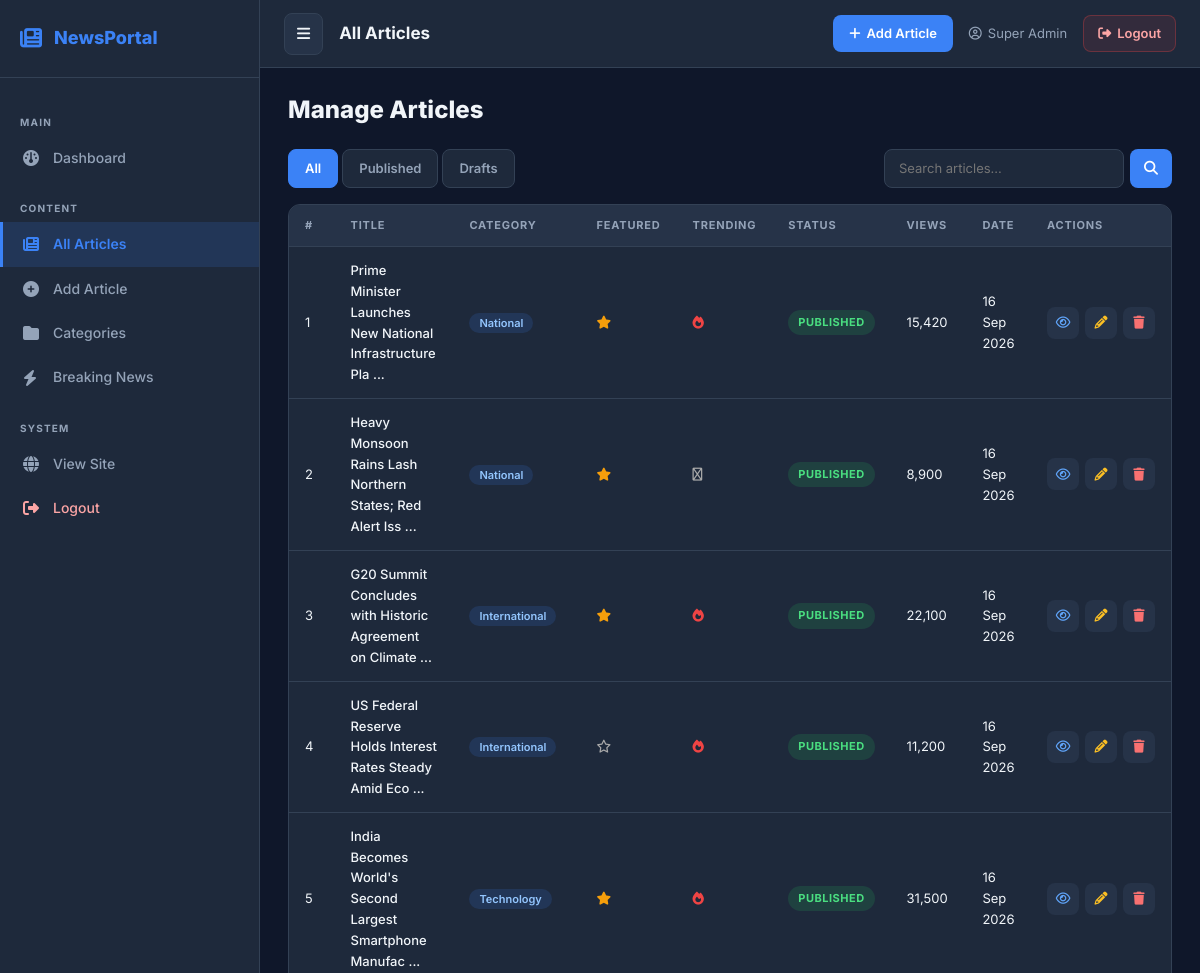
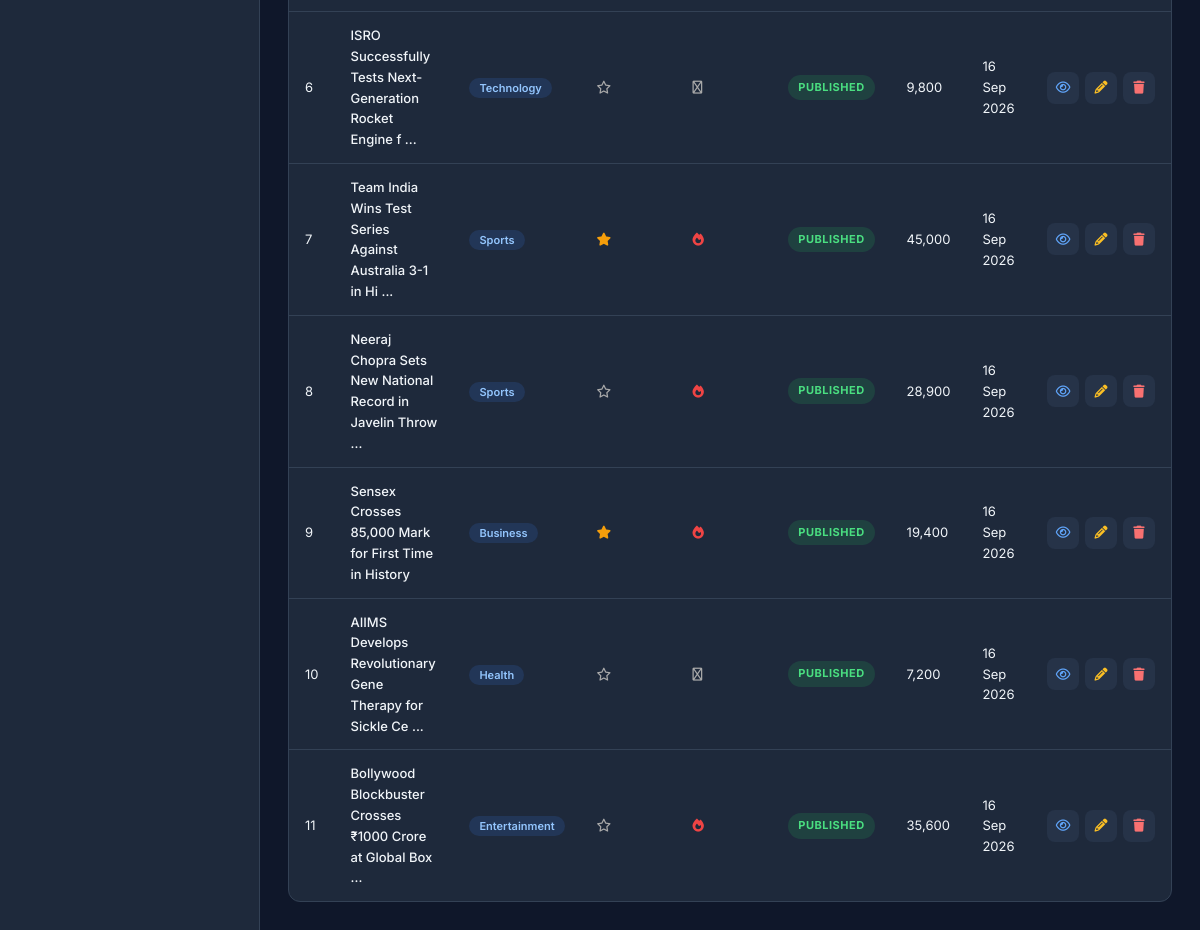
Page /admin/news.php (signed in) on the committed database (2 pictures, top to bottom).
### tables this page shows
CREATE TABLE IF NOT EXISTS `news` (
    `id`                INT(11) UNSIGNED NOT NULL AUTO_INCREMENT,
    `category_id`       INT(11) UNSIGNED NOT NULL,
    `title`             VARCHAR(300) NOT NULL,
    `slug`              VARCHAR(350) NOT NULL UNIQUE,
    `short_description` TEXT,
    `content`           LONGTEXT,
    `featured_image`    VARCHAR(255) DEFAULT NULL,
    `author_name`       VARCHAR(150) NOT NULL DEFAULT 'Admin',
    `status`            ENUM('published','draft') NOT NULL DEFAULT 'draft',
    `is_featured`       TINYINT(1) NOT NULL DEFAULT 0,
    `is_trending`       TINYINT(1) NOT NULL DEFAULT 0,
    `views`             INT(11) UNSIGNED NOT NULL DEFAULT 0,
    `published_at`      DATETIME DEFAULT NULL,
    `created_at`        TIMESTAMP NOT NULL DEFAULT CURRENT_TIMESTAMP,
    `updated_at`        TIMESTAMP NOT NULL DEFAULT CURRENT_TIMESTAMP ON UPDATE CURRENT_TIMESTAMP,
    PRIMARY KEY (`id`),
    KEY `idx_category`   (`category_id`),
    KEY `idx_status`     (`status`),
    KEY `idx_featured`   (`is_featured`),
    KEY `idx_trending`   (`is_trending`),
    KEY `idx_published`  (`published_at`),
    CONSTRAINT `fk_news_category` FOREIGN KEY (`category_id`) REFERENCES `categories`(`id`) ON DELETE CASCADE
);

CREATE TABLE IF NOT EXISTS `categories` (
    `id`         INT(11) UNSIGNED NOT NULL AUTO_INCREMENT,
    `name`       VARCHAR(100) NOT NULL,
    `slug`       VARCHAR(120) NOT NULL UNIQUE,
    `status`     TINYINT(1) NOT NULL DEFAULT 1,
    `created_at` TIMESTAMP NOT NULL DEFAULT CURRENT_TIMESTAMP,
    PRIMARY KEY (`id`)
);

### includes/functions.php (called while the page is built, shortened)
<?php
require_once __DIR__ . '/../config/database.php';
function clean($value)
{
    return htmlspecialchars(
        $value ?? '',
        ENT_QUOTES,
        'UTF-8'
    );
}
function getAdmin()
{
    global $conn;
    $id = (int) $_SESSION['admin_id'];
    $stmt = $conn->prepare("
        SELECT id, name, email, role
        FROM admins
        WHERE id = ?
        LIMIT 1
    ");
    $stmt->bind_param("i", $id);
    $stmt->execute();
    $result = $stmt->get_result();
    return $result->fetch_assoc();
}
?>

### admin/news.php (the view, shortened to what this page needs)
<?php
require_once "../includes/functions.php";
$admin = getAdmin();
global $conn;
$filter = $_GET['status'] ?? 'all';
$search = trim($_GET['q'] ?? '');
$where = "WHERE 1=1";
$newsList = [];
$result = $conn->query("
    SELECT news.*, categories.name AS category_name
    FROM news
    LEFT JOIN categories ON news.category_id = categories.id
    $where
    ORDER BY news.created_at DESC
    LIMIT 50
");
if ($result) {
    while ($row = $result->fetch_assoc()) {
        $newsList[] = $row;
    }
}
?>
<!DOCTYPE html>
<html lang="en">
<head>
    <link href="https://cdn.jsdelivr.net/npm/bootstrap@5.3.3/dist/css/bootstrap.min.css" rel="stylesheet">
    <link rel="stylesheet" href="https://cdnjs.cloudflare.com/ajax/libs/font-awesome/6.5.2/css/all.min.css">
    <link rel="stylesheet" href="../assets/css/admin.css">
</head>
<body class="admin-body">
    <?php include "sidebar.php"; ?>
    <div class="admin-main" id="adminMain">
        <div class="admin-topbar">
            <button class="sidebar-toggle" onclick="toggleSidebar()">
                <i class="fa-solid fa-bars"></i>
            </button>
            <div class="topbar-title">All Articles</div>
            <div class="topbar-right">
                <a href="add-news.php" class="btn-add-news">
                    <i class="fa-solid fa-plus"></i>
                    Add Article
                </a>
                <span class="admin-name">
                    <i class="fa-regular fa-user-circle"></i>
                    <?= clean($admin['name'] ?? 'Admin'); ?>
                </span>
                <a href="logout.php" class="logout-btn">
                    <i class="fa-solid fa-right-from-bracket"></i>
                    Logout
                </a>
            </div>
        </div>
        <div class="admin-content">
            <h1 class="admin-page-title">Manage Articles</h1>
            <div class="news-filters">
                <div class="filter-tabs">
                    <a href="news.php" class="filter-tab <?= $filter === 'all' ? 'active' : ''; ?>">
                        All
                    </a>
                    <a href="news.php?status=published" class="filter-tab <?= $filter === 'published' ? 'active' : ''; ?>">
                        Published
                    </a>
                    <a href="news.php?status=draft" class="filter-tab <?= $filter === 'draft' ? 'active' : ''; ?>">
                        Drafts
                    </a>
                </div>
                <form method="GET" action="news.php" class="filter-search">
                    <input
                        type="text"
                        name="q"
                        placeholder="Search articles..."
                        value="<?= clean($search); ?>"
                    >
                    <button type="submit">
                        <i class="fa-solid fa-magnifying-glass"></i>
                    </button>
                </form>
            </div>
            <div class="admin-card">
                <div class="admin-table-wrapper">
                    <table class="admin-table">
                        <thead>
                            <tr>
                                <th>#</th>
                                <th>Title</th>
                                <th>Category</th>
                                <th>Featured</th>
                                <th>Trending</th>
                                <th>Status</th>
                                <th>Views</th>
                                <th>Date</th>
                                <th>Actions</th>
                            </tr>
                        </thead>
                        <tbody>
                            <?php foreach ($newsList as $i => $article): ?>
                                <tr>
                                    <td><?= $i + 1; ?></td>
                                    <td class="article-title-cell">
                                        <?= clean(mb_substr($article['title'], 0, 55)); ?>
                                        <?= strlen($article['title']) > 55 ? '...' : ''; ?>
                                    </td>
                                    <td>
                                        <span class="cat-badge">
                                            <?= clean($article['category_name']); ?>
                                        </span>
                                    </td>
                                    <td>
                                        <?php if ($article['is_featured']): ?>
                                            <i class="fa-solid fa-star" style="color:#f59e0b"></i>
                                        <?php else: ?>
                                            <i class="fa-regular fa-star" style="color:#aaa"></i>
                                        <?php endif; ?>
                                    </td>
                                    <td>
                                        <?php if ($article['is_trending']): ?>
                                            <i class="fa-solid fa-fire" style="color:#ef4444"></i>
                                        <?php else: ?>
                                            <i class="fa-regular fa-fire" style="color:#aaa"></i>
                                        <?php endif; ?>
                                    </td>
                                    <td>
                                        <span class="status-badge status-<?= $article['status']; ?>">
                                            <?= ucfirst($article['status']); ?>
                                        </span>
                                    </td>
                                    <td><?= number_format((int)$article['views']); ?></td>
                                    <td><?= date('d M Y', strtotime($article['created_at'])); ?></td>
                                    <td>
                                        <div class="action-btns">
                                            <a
                                                href="../news.php?slug=<?= urlencode($article['slug']); ?>"
                                                target="_blank"
                                                class="action-btn btn-view"
                                                title="View"
                                            >
                                                <i class="fa-regular fa-eye"></i>
                                            </a>
                                            <a
                                                href="edit-news.php?id=<?= $article['id']; ?>"
                                                class="action-btn btn-edit"
                                                title="Edit"
                                            >
                                                <i class="fa-solid fa-pencil"></i>
                                            </a>
                                            <a
                                                href="news.php?delete=<?= $article['id']; ?>"
                                                class="action-btn btn-delete"
                                                title="Delete"
                                                onclick="return confirm('Delete this article?')"
                                            >
                                                <i class="fa-solid fa-trash"></i>
                                            </a>
                                        </div>
                                    </td>
                                </tr>
                            <?php endforeach; ?>
                        </tbody>
                    </table>
                </div>
            </div>
        </div>
    </div>
</body>
</html>

### rows in the picture
news: title "Prime Minister Launches New National Infrastructure Pla", category.name "National", is_featured 1 (drawn), is_trending 1 (drawn), status "PUBLISHED", views "15,420", created_at "16 Sep 2026"
news: title "Heavy Monsoon Rains Lash Northern States; Red Alert Iss", category.name "National", is_featured 1 (drawn), is_trending 0 (drawn), status "PUBLISHED", views "8,900", created_at "16 Sep 2026"
news: title "G20 Summit Concludes with Historic Agreement on Climate", category.name "International", is_featured 1 (drawn), is_trending 1 (drawn), status "PUBLISHED", views "22,100", created_at "16 Sep 2026"
news: title "US Federal Reserve Holds Interest Rates Steady Amid Eco", category.name "International", is_featured 0 (drawn), is_trending 1 (drawn), status "PUBLISHED", views "11,200", created_at "16 Sep 2026"
news: title "India Becomes World's Second Largest Smartphone Manufac", category.name "Technology", is_featured 1 (drawn), is_trending 1 (drawn), status "PUBLISHED", views "31,500", created_at "16 Sep 2026"
news: title "ISRO Successfully Tests Next-Generation Rocket Engine f", category.name "Technology", is_featured 0 (drawn), is_trending 0 (drawn), status "PUBLISHED", views "9,800", created_at "16 Sep 2026"
news: title "Team India Wins Test Series Against Australia 3-1 in Hi", category.name "Sports", is_featured 1 (drawn), is_trending 1 (drawn), status "PUBLISHED", views "45,000", created_at "16 Sep 2026"
news: title "Neeraj Chopra Sets New National Record in Javelin Throw", category.name "Sports", is_featured 0 (drawn), is_trending 1 (drawn), status "PUBLISHED", views "28,900", created_at "16 Sep 2026"
news: title "Sensex Crosses 85,000 Mark for First Time in History", category.name "Business", is_featured 1 (drawn), is_trending 1 (drawn), status "PUBLISHED", views "19,400", created_at "16 Sep 2026"
news: title "AIIMS Develops Revolutionary Gene Therapy for Sickle Ce", category.name "Health", is_featured 0 (drawn), is_trending 0 (drawn), status "PUBLISHED", views "7,200", created_at "16 Sep 2026"
news: title "Bollywood Blockbuster Crosses ₹1000 Crore at Global Box", category.name "Entertainment", is_featured 0 (drawn), is_trending 1 (drawn), status "PUBLISHED", views "35,600", created_at "16 Sep 2026"

### other values in the picture
$admin['name'] "Super Admin"
